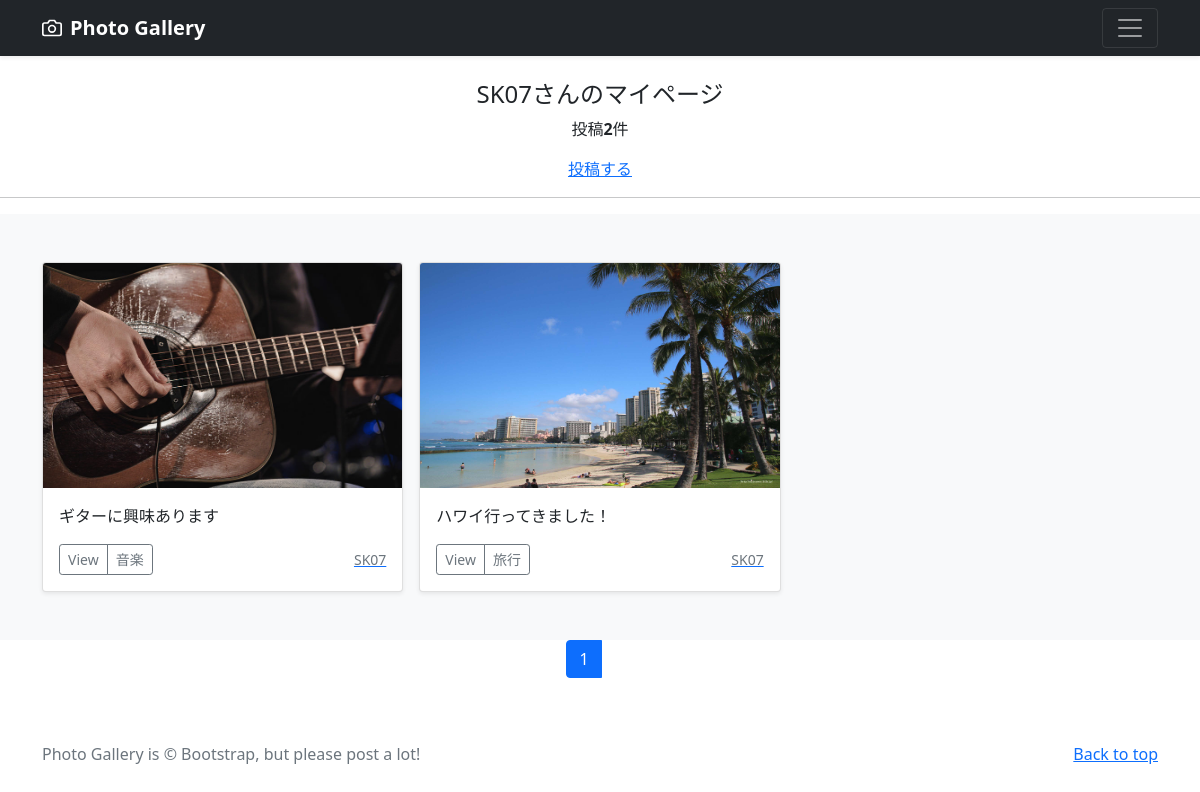
The app's page /mypage/ (signed in) with its own data.
### accounts/models.py (models this page shows)
class CustomUser(AbstractUser):
    pass

### photo/models.py (models this page shows, shortened)
class PhotoPost(models.Model):
    user = models.ForeignKey(
        CustomUser,
        verbose_name='ユーザー',
        on_delete=models.CASCADE
    )
    category = models.ForeignKey(
        Category,
        verbose_name='カテゴリ',
        on_delete=models.PROTECT
    )
    title = models.CharField(
        verbose_name='タイトル',
        max_length=200
    )
    comment = models.TextField(
        verbose_name='コメント'
    )
    image1 = models.ImageField(
        verbose_name='イメージ１',
        upload_to = 'photos'
    )
    image2 = models.ImageField(
        verbose_name='イメージ２',
        upload_to = 'photos',
        blank=True,
        null=True
    )
    posted_at = models.DateTimeField(
        verbose_name='投稿日時',
        auto_now_add=True
    )

class Category(models.Model):
    title = models.CharField(
        verbose_name='カテゴリ',
        max_length=20)

### photo/views.py (the view)
# urls.py: path('mypage/', views.MypageView.as_view(), name='mypage'),
class MypageView(ListView):
    template_name = 'mypage.html'
    paginate_by = 9
    def get_queryset(self):
        queryset = PhotoPost.objects.filter(
            user=self.request.user).order_by('-posted_at')
        return queryset

### photo/templates/mypage.html (shortened to what this page needs)
{% extends "base.html" %}
    {% block contents %}
    {% if user.is_authenticated %}
        <br>
        <div style="text-align:center">
            <h4>{{user.username}}さんのマイページ</h4>
            {% if object_list.count == 0 %}
                <p>{{use.username}}さんの投稿はありません</p>
            {% else %}
                <p>投稿<strong>{{object_list.count}}</strong>件</p>
            {% endif %}
            <a href="{% url 'photo:post' %}">投稿する</a>
        </div>
        <hr>
    {% endif %}
    {% include "photos_list.html" %}
    {% include "pagination.html" %}
    {% endblock %}

### photo/templates/base.html (shortened to what this page needs)
{% load static %}
<!doctype html>
<html lang="en">
  <head>
    <link href="https://cdn.jsdelivr.net/npm/bootstrap@5.0.2/dist/css/bootstrap.min.css"
          rel="stylesheet"
>
  </head>
  <body>
    <header>
      <div class="navbar navbar-dark bg-dark shadow-sm">
        <div class="container">
          <a href="{% url 'photo:index' %}"
             class="navbar-brand d-flex align-items-center">
            <strong>Photo Gallery</strong>
          </a>
          <button class="navbar-toggler"
                  type="button"
                  data-bs-toggle="collapse"
                  data-bs-target="#navbarHeader"
                  aria-controls="navbarHeader"
                  aria-expanded="false"
                  aria-label="Toggle navigation">
            <span class="navbar-toggler-icon"></span>
          </button>
        </div>
      </div>
    </header>
    <main>
      {% block contents %}{% endblock %}
    </main>
    <footer class="text-muted py-5">
      <div class="container">
        <p class="float-end mb-1">
          <a href="#">Back to top</a>
        </p>
        <p class="mb-1">
          Photo Gallery is &copy; Bootstrap, but please post a lot!</p>
      </div>
    </footer>
  </body>
</html>

### photo/templates/photos_list.html (shortened to what this page needs)
<div class="album py-5 bg-light">
  <div class="container">
    <div class="row row-cols-1 row-cols-sm-2 row-cols-md-3 g-3">
      {% for record in object_list %}
      <div class="col">
        <div class="card shadow-sm">
          <img src="{{ record.image1.url }}"
               class="bd-placeholder-img card-img-top"
               width="100%" height="225"
               xmlns="http://www.w3.org/2000/svg"
               role="img" aria-label="Placeholder: Thumbnail"
               preserveAspectRatio="xMidYMid slice"
               focusable="false">
               <rect width="100%" height="100%" fill="#55595c"/>
          <div class="card-body">
            <p class="card-text">{{record.title}}</p>
            <div class="d-flex justify-content-between align-items-center">
              <div class="btn-group">
                <button type="button"
                        class="btn btn-sm btn-outline-secondary"
                        onclick="location.href='{% url 'photo:photo_detail' record.pk %}'">
                        View</button>
                <buttom type="buttom"
                        class="btn btn-sm btn-outline-secondary"
                        onclick="location.href='{% url 'photo:photos_cat' category=record.category.id %}'">
                        {{record.category.title}}</button>
              </div>
              <a href="{% url 'photo:user_list' user=record.user.id %}">
              <small class="text-muted">{{record.user.username}}</small>
              </a>
            </div>
          </div>
        </div>
      </div>
      {% endfor %}
    </div>
  </div>
</div>

### photo/templates/pagination.html (shortened to what this page needs)
<ul class="pagination" style="justify-content:center">
    {% for num in page_obj.paginator.page_range %}
        {% if page_obj.number == num %}
        <li class="page-item active">
            <span class="page-link">{{ num }}</span>
        </li>
        {% else %}
        <li class="page-item">
            <a class="page-link" href="?page={{ num }}">{{ num }}</a>
        </li>
        {% endif %}
    {% endfor %}
<ul>

### photo/templates/base.html (style rules this page uses)
.bd-placeholder-img { font-size: 1.125rem; text-anchor: middle; -webkit-user-select: none; -moz-user-select: none; user-select: none; }

### records on screen
CustomUser: username "SK07"
PhotoPost: image1 (picture), title "ギターに興味あります", category "音楽", user.username "SK07"
PhotoPost: image1 (picture), title "ハワイ行ってきました！", category "旅行", user.username "SK07"

### other values on screen
{{ object_list.count }} "2"
{{ num }} "1"
